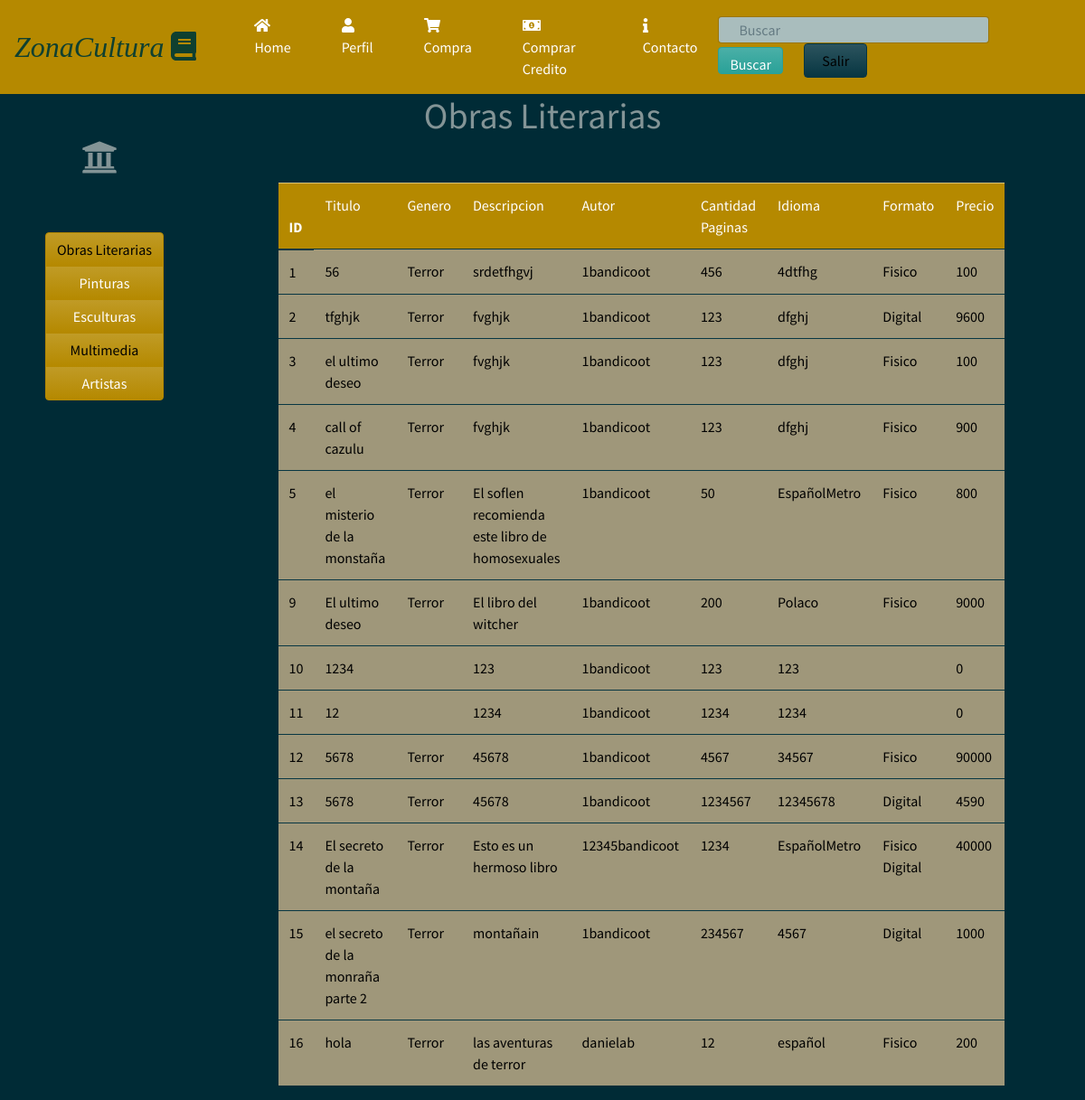
/CatalogoLibros (signed in), run on the app's committed database.
### homePage/models.py (models this page shows, shortened)
class infoLibro(models.Model):
	user=models.ForeignKey(User,on_delete=models.SET_NULL, null=True)
	genero= models.ManyToManyField(GeneroLiterario)
	formato=models.ManyToManyField(FormatoLiterario)
	Titulo= models.CharField(max_length=50)
	Descripcion=models.TextField(max_length=2000)
	ISBN= models.IntegerField()
	PrecioLibro= models.IntegerField(default=0)
	CantidadPaginas=models.IntegerField()
	Idioma=models.CharField(max_length=15)
	imagen=models.ImageField(upload_to='images/books/covers/',default='images/books/covers/default.jpg', null=True,blank=True )

class GeneroLiterario(models.Model):
	nombre=models.CharField(max_length=50)

class FormatoLiterario(models.Model):
	nombre=models.CharField(max_length=50)

### homePage/views.py (the view)
# urls.py: url(r'^CatalogoLibros$',views.libros_view, name='catalogo libros'),
@login_required(login_url='/')
def libros_view(request):
	libros=infoLibro.objects.all()
	contexto={'libros':libros}
	return render(request, 'catalogolibros.html',contexto)

### homePage/templates/catalogolibros.html (shortened to what this page needs)
{% load staticfiles %}
<!DOCTYPE html>
<html>
<head>
  <link rel="stylesheet" type="text/css" href="{% static 'css/bootstrap1.min.css' %}">
  <link rel="stylesheet" href="https://use.fontawesome.com/releases/v5.0.8/css/solid.css">
    <link rel="stylesheet" href="static/css/paginahome.css">
</head>
<body>
  <nav class="navbar navbar-expand-lg navbar-dark bg-primary">
      <a class="navbar-brand"><em><font size="6" color="#0F4030" face="Trebuchet MS">ZonaCultura  <i class="fas fa-book"></i></font></em></a>
    <div class="collapse navbar-collapse" id="navbarColor01">
      <ul class="navbar-nav mr-auto">
          <li class="nav-item active">
            <a class="nav-link" href="/HomePage"><i class="fas fa-home"></i> Home<span class="sr-only">(current)</span></a>
          </li>
          <li class="nav-item active">
            <a class="nav-link" href="Perfil"><i class="fas fa-user"></i> Perfil</a>
          </li>
          <li class="nav-item active">
            <a class="nav-link" href="CarritoVista"><i class="fas fa-shopping-cart"></i> Compra</a>
          </li>
          <li class="nav-item active">
            <a class="nav-link" href="CompraCredito"><i class="fas fa-money-bill-alt"></i> Comprar Credito</a>
          </li>
          <li class="nav-item active">
            <a class="nav-link" href=""><i class="fas fa-info"></i>  Contacto</a>
          </li>
      </ul>
      <form class="form-inline my-2 my-lg-2">
        <div class="col-12">
            <input class="form-control mr-sm-0" type="text" placeholder="Buscar" id="input-search">
            <button class="btn btn-success" type="submit" id="Buscar">Buscar</button>
            <button class="btn btn-dark my-5 my-sm-0" type="submit" id="Salir"><a href="">Salir</a></button>
          </div>
      </form>
    </div>
  </nav>
<div>
    <div class="row">
      <div class="col col-3">
        <h1><i class="fas fa-university" id="lll"></i></h1>
          <div class="btn-group-vertical" data-toggle="buttons">
            <button type="button" class="btn btn-primary"><a href="CatalogoLibros">Obras Literarias</a></button>
            <button type="button" class="btn btn-primary">Pinturas</button>
            <button type="button" class="btn btn-primary">Esculturas</button>
            <button type="button" class="btn btn-primary"><a href="CatalogoMultimedia">Multimedia</a></button>
            <button type="button" class="btn btn-primary">Artistas</button>
          </div>
      </div>
      <div class="col col-6">
        <div class="container-lit conteiner">
          <h1 align="center">Obras Literarias</h1>
          <form class="site-form" method="post">
            <table class="table table-hover">
              <thead>
                <tr class="table-primary">
                  <th scope="row">ID</th>
                  <td>Titulo</td>
                  <td>Genero</td>
                  <td>Descripcion</td>
                  <td>Autor</td>
                  <td>Cantidad Paginas</td>
                  <td>Idioma</td>
                  <td>Formato</td>
                  <td>Precio</td>
                </tr>
              </thead>
              <tbody>
                {% if libros %}
                {% for libro in libros %}
                <tr>
                  <td><a href="Producto/ContenidoLiterario/{{libro.pk}}">{{libro.pk}}</td>
                  <td>{{libro.Titulo}}</a></td>
                  <td>
                  {% for genero in libro.genero.all %}
                  {{genero.nombre}}
                  {% endfor %}
                  </td>
                  <td>{{libro.Descripcion}}</td>
                  <td>{{libro.user.username}}</td>
                  <td>{{libro.CantidadPaginas}}</td>
                  <td>{{libro.Idioma}}</td>
                  <td>
                  {% for formato in libro.formato.all %}
                  {{formato.nombre}}
                  {% endfor %}
                  </td>
                  <td>{{libro.PrecioLibro}}</td>
                </tr>
                {% endfor %}
                {% else %}
                <h1>No hay registros de libros</h1>
                {% endif %}
              </tbody>
            </table>
          </form>
        </div>
      </div>
      <div class="col col-3"></div>
    </div>
  </div>

### homePage/static/css/paginahome.css (style rules this page uses)
#input-search { width: 300px; height: 30px; text-indent: 10px; }
#Salir { width: 70px; margin-left: 20px; margin-right: 0 auto; background-color: #F59251; }
#Buscar { height: 30px; }
.table { margin-top: 50px; border-color: #000; background-color: #9F977A; color: black; }
.btn-group-vertical { margin-top: 0px; padding-top: 50px; margin-left: 50px; }
#lll { margin-top: 50px; margin-left: 90px; margin-bottom: 0px; }
.nav-link { margin-left: 40px; }
.btn a { color: black; }
td a { color: black; }

### data on the page
infoLibro: pk "1", Titulo "56", Descripcion "srdetfhgvj", user.username "1bandicoot", CantidadPaginas "456", Idioma "4dtfhg", PrecioLibro "100"
GeneroLiterario: nombre "Terror"
FormatoLiterario: nombre "Fisico"
infoLibro: pk "2", Titulo "tfghjk", Descripcion "fvghjk", user.username "1bandicoot", CantidadPaginas "123", Idioma "dfghj", PrecioLibro "9600"
FormatoLiterario: nombre "Digital"
infoLibro: pk "3", Titulo "el ultimo deseo", Descripcion "fvghjk", user.username "1bandicoot", CantidadPaginas "123", Idioma "dfghj", PrecioLibro "100"
infoLibro: pk "4", Titulo "call of cazulu", Descripcion "fvghjk", user.username "1bandicoot", CantidadPaginas "123", Idioma "dfghj", PrecioLibro "900"
infoLibro: pk "5", Titulo "el misterio de la monstaña", Descripcion "El soflen recomienda este libro de homosexuales", user.username "1bandicoot", CantidadPaginas "50", Idioma "EspañolMetro", PrecioLibro "800"
infoLibro: pk "9", Titulo "El ultimo deseo", Descripcion "El libro del witcher", user.username "1bandicoot", CantidadPaginas "200", Idioma "Polaco", PrecioLibro "9000"
infoLibro: pk "10", Titulo "1234", Descripcion "123", user.username "1bandicoot", CantidadPaginas "123", Idioma "123", PrecioLibro "0"
infoLibro: pk "11", Titulo "12", Descripcion "1234", user.username "1bandicoot", CantidadPaginas "1234", Idioma "1234", PrecioLibro "0"
infoLibro: pk "12", Titulo "5678", Descripcion "45678", user.username "1bandicoot", CantidadPaginas "4567", Idioma "34567", PrecioLibro "90000"
infoLibro: pk "13", Titulo "5678", Descripcion "45678", user.username "1bandicoot", CantidadPaginas "1234567", Idioma "12345678", PrecioLibro "4590"
infoLibro: pk "14", Titulo "El secreto de la montaña", Descripcion "Esto es un hermoso libro", user.username "12345bandicoot", CantidadPaginas "1234", Idioma "EspañolMetro", PrecioLibro "40000"
infoLibro: pk "15", Titulo "el secreto de la monraña parte 2", Descripcion "montañain", user.username "1bandicoot", CantidadPaginas "234567", Idioma "4567", PrecioLibro "1000"
infoLibro: pk "16", Titulo "hola", Descripcion "las aventuras de terror", user.username "danielab", CantidadPaginas "12", Idioma "español", PrecioLibro "200"
